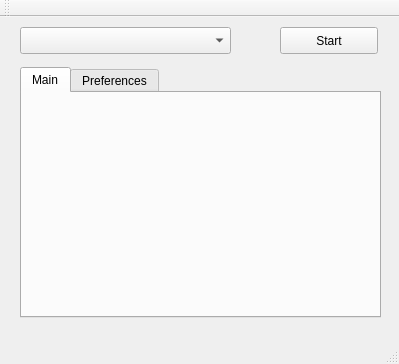
<?xml version="1.0" encoding="UTF-8"?>
<ui version="4.0">
 <class>MainWindow</class>
 <widget class="QMainWindow" name="MainWindow">
  <property name="geometry">
   <rect>
    <x>0</x>
    <y>0</y>
    <width>399</width>
    <height>364</height>
   </rect>
  </property>
  <property name="windowTitle">
   <string>MainWindow</string>
  </property>
  <widget class="QWidget" name="centralWidget">
   <widget class="QTabWidget" name="mainTabs">
    <property name="geometry">
     <rect>
      <x>20</x>
      <y>50</y>
      <width>361</width>
      <height>251</height>
     </rect>
    </property>
    <property name="currentIndex">
     <number>0</number>
    </property>
    <widget class="QWidget" name="main">
     <attribute name="title">
      <string>Main</string>
     </attribute>
     <widget class="QLabel" name="screenShot">
      <property name="geometry">
       <rect>
        <x>190</x>
        <y>10</y>
        <width>161</width>
        <height>101</height>
       </rect>
      </property>
      <property name="text">
       <string/>
      </property>
     </widget>
    </widget>
    <widget class="QWidget" name="preferences">
     <attribute name="title">
      <string>Preferences</string>
     </attribute>
    </widget>
   </widget>
   <widget class="QPushButton" name="start_stop">
    <property name="geometry">
     <rect>
      <x>280</x>
      <y>10</y>
      <width>98</width>
      <height>27</height>
     </rect>
    </property>
    <property name="text">
     <string>Start</string>
    </property>
    <property name="checkable">
     <bool>true</bool>
    </property>
   </widget>
   <widget class="QComboBox" name="projects">
    <property name="geometry">
     <rect>
      <x>20</x>
      <y>10</y>
      <width>211</width>
      <height>27</height>
     </rect>
    </property>
   </widget>
  </widget>
  <widget class="QMenuBar" name="menuBar">
   <property name="geometry">
    <rect>
     <x>0</x>
     <y>0</y>
     <width>399</width>
     <height>25</height>
    </rect>
   </property>
  </widget>
  <widget class="QToolBar" name="mainToolBar">
   <attribute name="toolBarArea">
    <enum>TopToolBarArea</enum>
   </attribute>
   <attribute name="toolBarBreak">
    <bool>false</bool>
   </attribute>
  </widget>
  <widget class="QStatusBar" name="statusBar"/>
 </widget>
 <layoutdefault spacing="6" margin="11"/>
 <resources/>
 <connections/>
</ui>
